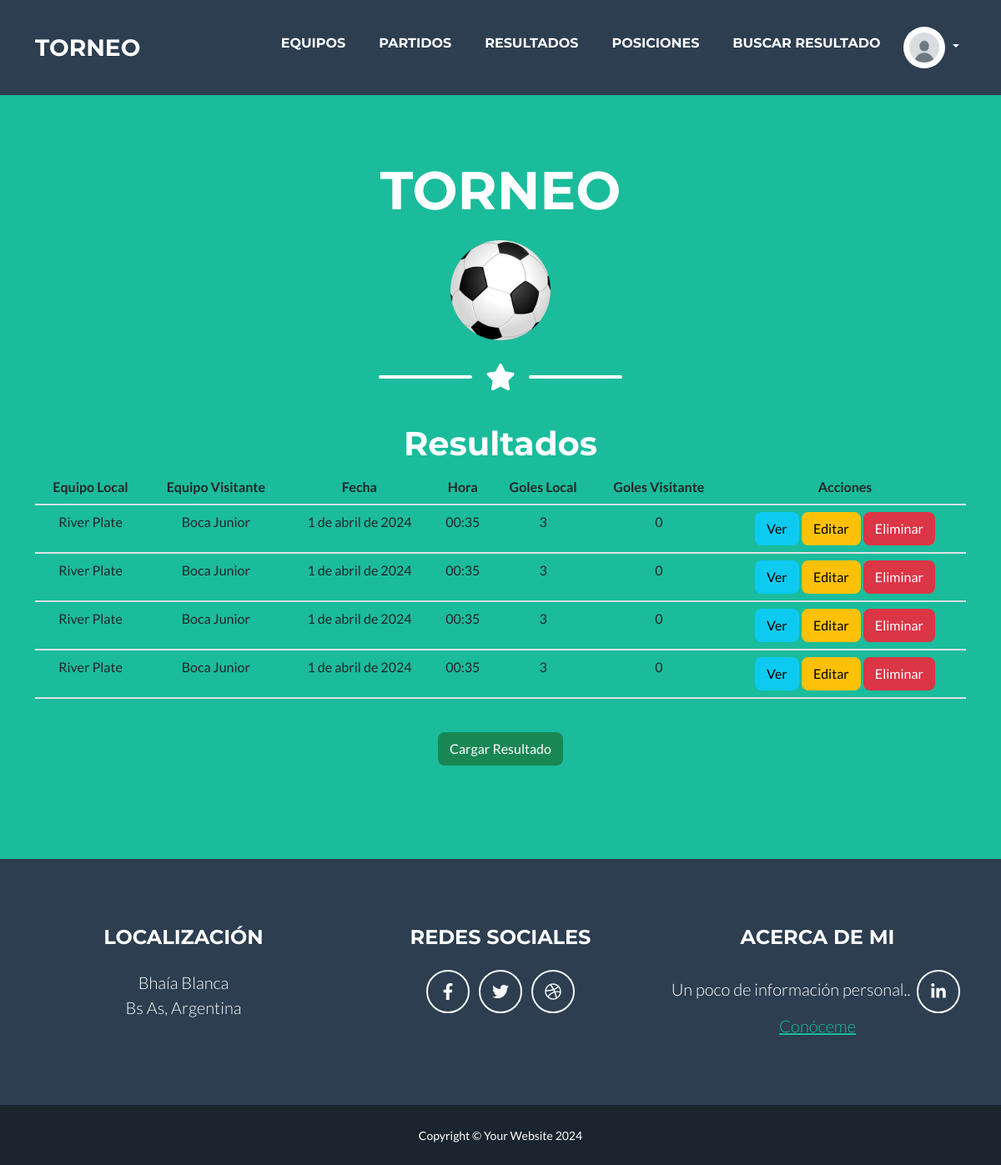
Page /App/resultados/ on the earlier database version.
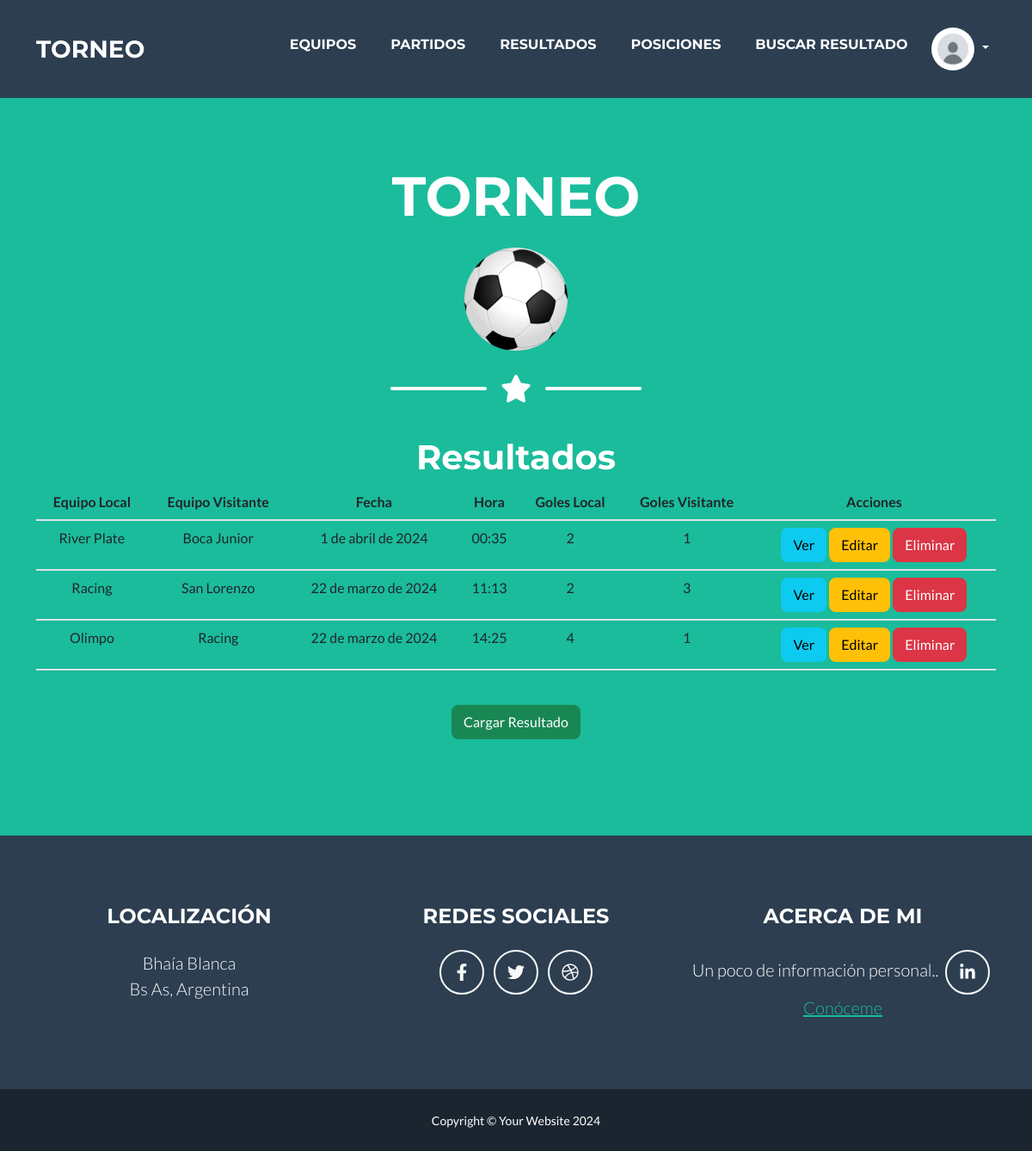
Same page on the later database version.
### App/models.py (models this page shows, shortened)
class Resultados(models.Model):
    partido = models.ForeignKey(Partidos, on_delete=models.SET_NULL, null=True)
    equipo_local = models.IntegerField()
    equipo_visitante = models.IntegerField()

class Partidos(models.Model):
    equipo_local = models.ForeignKey(Equipos, name="equipo_local", on_delete=models.SET_NULL, null=True, related_name='equipo_local')
    equipo_visitante = models.ForeignKey(Equipos, name="equipo_visitante", on_delete=models.SET_NULL, null=True, related_name='equipo_visitante')
    fecha = models.DateField()
    hora = models.TimeField()

class Equipos(models.Model):
    nombre = models.CharField(max_length=30)
    fechafundacion = models.DateField()

### App/views.py (the view)
# urls.py: path('resultados/', ResultadoListView.as_view(), name="resultados"),
class ResultadoListView(ListView):
    model = Resultados
    context_object_name = "resultados"
    template_name = "Resultados/lista_de_resultados.html"

### App/templates/Resultados/lista_de_resultados.html
{% extends "home.html" %}
{% block section %}
    <h1>Resultados</h1>
    <table class="table">
        <thead>
            <tr>
                <th scope="col">Equipo Local</th>
                <th scope="col">Equipo Visitante</th>
                <th scope="col">Fecha</th>
                <th scope="col">Hora</th>
                <th scope="col">Goles Local</th>
                <th scope="col">Goles Visitante</th>
                <th scope="col">Acciones</th>
            </tr>
        </thead>
        <tbody>
            {% for resultado in resultados %}
                <tr>
                    <td>{{ resultado.partido.equipo_local.nombre }}</td>
                    <td>{{ resultado.partido.equipo_visitante.nombre }}</td>
                    <td>{{ resultado.partido.fecha }}</td>
                    <td>{{ resultado.partido.hora }}</td>
                    <td>{{ resultado.equipo_local }}</td>
                    <td>{{ resultado.equipo_visitante }}</td>
                    <td>
                        <a href="{% url 'ver_resultado' resultado.pk %}">
                            <button type="button" class="btn btn-info">Ver</button>
                        </a>
                        <a href="{% url 'actualizar_resultado' resultado.pk %}">
                            <button type="button" class="btn btn-warning">Editar</button>
                        </a>
                        <a href="{% url 'eliminar_resultado' resultado.pk %}">
                            <button type="button" class="btn btn-danger">Eliminar</button>
                        </a>
                    </td>
                </tr>
            {% endfor %}
        </tbody>
    </table>
    <br>
    <a href="{% url 'crear_resultado' %}">
        <button type="button" class="btn btn-success">Cargar Resultado</button>
    </a>
{% endblock %}

Differences in the rows shown:
removed Resultados: partido.equipo_local.nombre "River Plate", partido.equipo_visitante.nombre "Boca Junior", partido.fecha "1 de abril de 2024", partido.hora "00:35", equipo_local "3", equipo_visitante "0"
removed Resultados: partido.equipo_local.nombre "River Plate", partido.equipo_visitante.nombre "Boca Junior", partido.fecha "1 de abril de 2024", partido.hora "00:35", equipo_local "3", equipo_visitante "0"
removed Resultados: partido.equipo_local.nombre "River Plate", partido.equipo_visitante.nombre "Boca Junior", partido.fecha "1 de abril de 2024", partido.hora "00:35", equipo_local "3", equipo_visitante "0"
changed Resultados "River Plate": equipo_local "3" → "2"; equipo_visitante "0" → "1"
added Resultados: partido.equipo_local.nombre "Racing", partido.equipo_visitante.nombre "San Lorenzo", partido.fecha "22 de marzo de 2024", partido.hora "11:13", equipo_local "2", equipo_visitante "3"
added Resultados: partido.equipo_local.nombre "Olimpo", partido.equipo_visitante.nombre "Racing", partido.fecha "22 de marzo de 2024", partido.hora "14:25", equipo_local "4", equipo_visitante "1"
